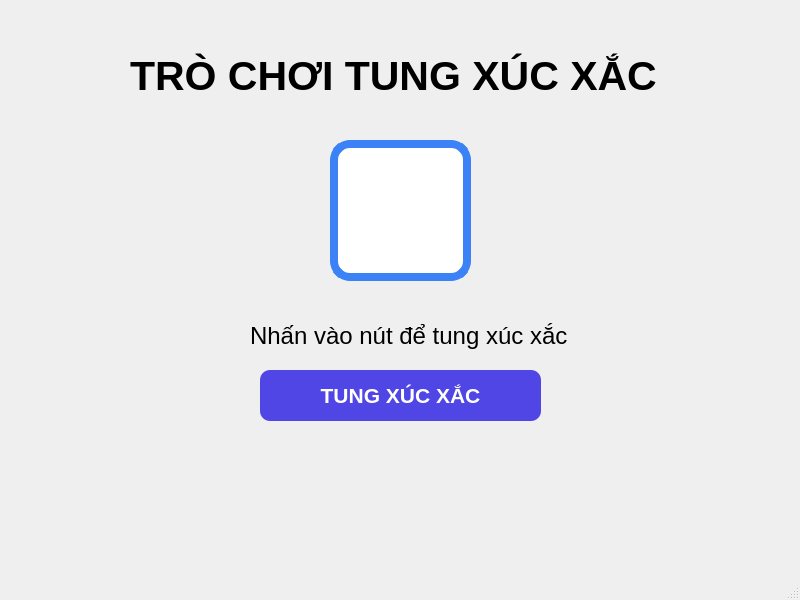
<?xml version="1.0" encoding="UTF-8"?>
<ui version="4.0">
 <class>MainWindow</class>
 <widget class="QMainWindow" name="MainWindow">
  <property name="geometry">
   <rect>
    <x>0</x>
    <y>0</y>
    <width>800</width>
    <height>600</height>
   </rect>
  </property>
  <property name="windowTitle">
   <string>MainWindow</string>
  </property>
  <widget class="QWidget" name="centralwidget">
   <widget class="QPushButton" name="push">
    <property name="geometry">
     <rect>
      <x>260</x>
      <y>370</y>
      <width>281</width>
      <height>51</height>
     </rect>
    </property>
    <property name="styleSheet">
     <string notr="true">
    background-color: #4F46E5; 
    color: white; 
    font-size: 16pt;
    font-weight: bold;
    border: none;
    border-radius: 10px;
    padding: 10px 20px; 
    box-shadow: 0 4px 6px rgba(0, 0, 0, 0.1); 
</string>
    </property>
    <property name="text">
     <string>TUNG XÚC XẮC</string>
    </property>
   </widget>
   <widget class="QLabel" name="label">
    <property name="geometry">
     <rect>
      <x>130</x>
      <y>40</y>
      <width>601</width>
      <height>71</height>
     </rect>
    </property>
    <property name="font">
     <font>
      <pointsize>31</pointsize>
      <weight>75</weight>
      <bold>true</bold>
     </font>
    </property>
    <property name="styleSheet">
     <string notr="true">font-weight: bold</string>
    </property>
    <property name="text">
     <string>TRÒ CHƠI TUNG XÚC XẮC</string>
    </property>
   </widget>
   <widget class="QLabel" name="number">
    <property name="geometry">
     <rect>
      <x>330</x>
      <y>140</y>
      <width>141</width>
      <height>141</height>
     </rect>
    </property>
    <property name="styleSheet">
     <string notr="true"> background-color: #FFFFFF;
    border: 8px solid #3B82F6;
    border-radius: 20px;
    text-align: center;
    font-size: 25pt;
    font-weight: bold; 
    color: #3B82F6;</string>
    </property>
    <property name="text">
     <string/>
    </property>
   </widget>
   <widget class="QLabel" name="label2">
    <property name="geometry">
     <rect>
      <x>250</x>
      <y>320</y>
      <width>341</width>
      <height>31</height>
     </rect>
    </property>
    <property name="font">
     <font>
      <family>Arial</family>
      <pointsize>18</pointsize>
     </font>
    </property>
    <property name="text">
     <string>Nhấn vào nút để tung xúc xắc</string>
    </property>
   </widget>
   <widget class="QLabel" name="lbkq">
    <property name="geometry">
     <rect>
      <x>350</x>
      <y>160</y>
      <width>101</width>
      <height>101</height>
     </rect>
    </property>
    <property name="text">
     <string/>
    </property>
   </widget>
   <zorder>push</zorder>
   <zorder>label</zorder>
   <zorder>label2</zorder>
   <zorder>number</zorder>
   <zorder>lbkq</zorder>
  </widget>
  <widget class="QMenuBar" name="menubar">
   <property name="geometry">
    <rect>
     <x>0</x>
     <y>0</y>
     <width>800</width>
     <height>21</height>
    </rect>
   </property>
  </widget>
  <widget class="QStatusBar" name="statusbar"/>
 </widget>
 <resources/>
 <connections/>
</ui>
